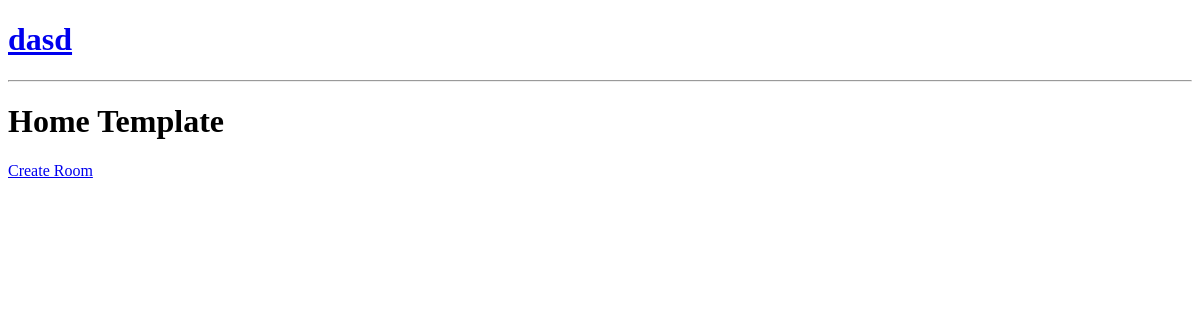
/, run on an earlier commit of the app's database.
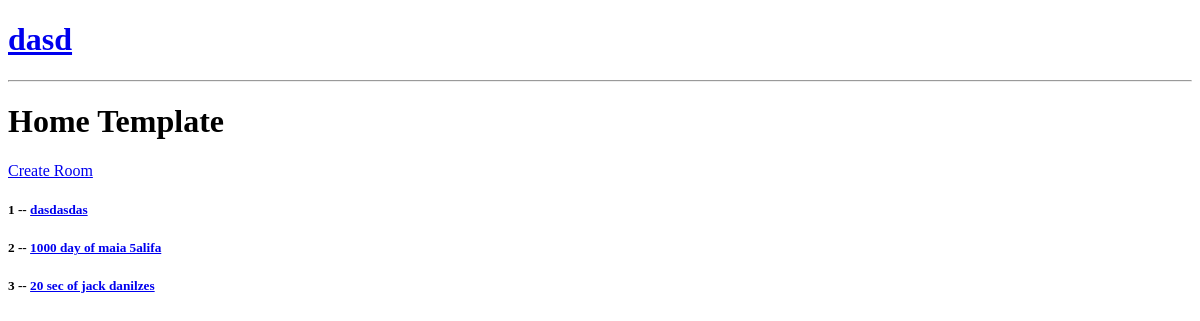
And on a later commit of the database.
### base/models.py (models this page shows, shortened)
class Room(models.Model):
    host =  topic =  models.ForeignKey(User, on_delete=models.SET_NULL, null=True)
    topic =  models.ForeignKey(Topic, on_delete=models.SET_NULL, null=True)
    name = models.CharField(max_length=255)
    description = models.TextField(null= True,blank=True)
    Updated_at = models.DateTimeField(auto_now=True)
    created=models.DateTimeField(auto_now_add=True)

### base/views.py (the view)
# urls.py: 2. Add a URL to urlpatterns:  path('', views.home, name='home')
def home(request):
    rooms = Room.objects.all()
    context={'rooms':rooms}
    return render(request,'base/home.html',context)

### base/templates/base/home.html (shortened to what this page needs)
{% extends 'main.html' %}
{% block content %}
<h1>Home Template</h1>
<div>
    <a href="{% url 'createRoom' %}"> Create Room </a>
    {% for room in rooms %}
        <div>
            <h5>{{room.id}} -- <a href="{% url 'room' room.id %}"> {{room.name}}</a></h5>
        </div>
    {% endfor %}
</div>
{% endblock %}

### templates/main.html (shortened to what this page needs)
<!DOCTYPE html>
<html>
<head>
</head>
<body>
    {% include 'navbar.html'%}
    {% block content%}
    {% endblock %}
</body>
</html>

### templates/navbar.html
<a href="/">
    <h1> dasd</h1>
</a>
<hr>

What changed in the data, as far as the page shows it:
added Room: id "1", name "dasdasdas"
added Room: id "2", name "1000 day of maia 5alifa"
added Room: id "3", name "20 sec of jack danilzes"
